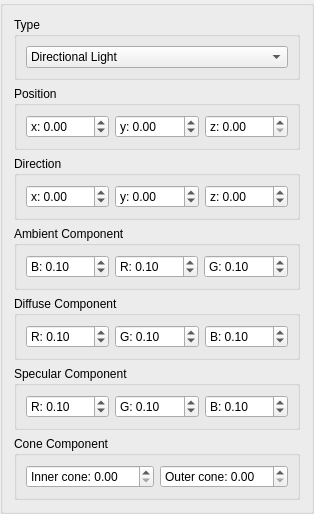
          <widget class="QGroupBox" name="groupBoxLight">
           <property name="title">
            <string/>
           </property>
           <layout class="QVBoxLayout" name="verticalLayout_13">
            <item>
             <widget class="QGroupBox" name="groupBox">
              <property name="title">
               <string>Type</string>
              </property>
              <layout class="QVBoxLayout" name="verticalLayout_14">
               <item>
                <widget class="QComboBox" name="cb_LightType">
                 <item>
                  <property name="text">
                   <string>Directional Light</string>
                  </property>
                 </item>
                 <item>
                  <property name="text">
                   <string>Point Light</string>
                  </property>
                 </item>
                 <item>
                  <property name="text">
                   <string>Spot Light</string>
                  </property>
                 </item>
                </widget>
               </item>
              </layout>
             </widget>
            </item>
            <item>
             <widget class="QGroupBox" name="groupBox_3">
              <property name="title">
               <string>Position</string>
              </property>
              <layout class="QHBoxLayout" name="horizontalLayout_11">
               <item>
                <widget class="QDoubleSpinBox" name="lightPositionX">
                 <property name="prefix">
                  <string>x: </string>
                 </property>
                 <property name="minimum">
                  <double>-100.000000000000000</double>
                 </property>
                 <property name="maximum">
                  <double>100.000000000000000</double>
                 </property>
                </widget>
               </item>
               <item>
                <widget class="QDoubleSpinBox" name="lightPositionY">
                 <property name="prefix">
                  <string>y: </string>
                 </property>
                 <property name="minimum">
                  <double>-100.000000000000000</double>
                 </property>
                 <property name="maximum">
                  <double>100.000000000000000</double>
                 </property>
                </widget>
               </item>
               <item>
                <widget class="QDoubleSpinBox" name="lightPositionZ">
                 <property name="prefix">
                  <string>z: </string>
                 </property>
                </widget>
               </item>
              </layout>
             </widget>
            </item>
            <item>
             <widget class="QGroupBox" name="groupBox_2">
              <property name="title">
               <string>Direction</string>
              </property>
              <layout class="QHBoxLayout" name="horizontalLayout_15">
               <item>
                <widget class="QDoubleSpinBox" name="lightDirectionX">
                 <property name="prefix">
                  <string>x: </string>
                 </property>
                 <property name="minimum">
                  <double>-100.000000000000000</double>
                 </property>
                 <property name="maximum">
                  <double>100.000000000000000</double>
                 </property>
                </widget>
               </item>
               <item>
                <widget class="QDoubleSpinBox" name="lightDirectionY">
                 <property name="prefix">
                  <string>y: </string>
                 </property>
                 <property name="minimum">
                  <double>-100.000000000000000</double>
                 </property>
                 <property name="maximum">
                  <double>100.000000000000000</double>
                 </property>
                </widget>
               </item>
               <item>
                <widget class="QDoubleSpinBox" name="lightDirectionZ">
                 <property name="prefix">
                  <string>z: </string>
                 </property>
                 <property name="minimum">
                  <double>-100.000000000000000</double>
                 </property>
                 <property name="maximum">
                  <double>100.000000000000000</double>
                 </property>
                </widget>
               </item>
              </layout>
             </widget>
            </item>
            <item>
             <widget class="QGroupBox" name="groupBox_4">
              <property name="title">
               <string>Ambient Component</string>
              </property>
              <layout class="QHBoxLayout" name="horizontalLayout_17">
               <item>
                <widget class="QDoubleSpinBox" name="lightAmbientB">
                 <property name="prefix">
                  <string>B: </string>
                 </property>
                 <property name="minimum">
                  <double>-100.000000000000000</double>
                 </property>
                 <property name="maximum">
                  <double>100.000000000000000</double>
                 </property>
                 <property name="singleStep">
                  <double>0.100000000000000</double>
                 </property>
                 <property name="value">
                  <double>0.100000000000000</double>
                 </property>
                </widget>
               </item>
               <item>
                <widget class="QDoubleSpinBox" name="lightAmbientR">
                 <property name="prefix">
                  <string>R: </string>
                 </property>
                 <property name="minimum">
                  <double>-100.000000000000000</double>
                 </property>
                 <property name="maximum">
                  <double>100.000000000000000</double>
                 </property>
                 <property name="singleStep">
                  <double>0.100000000000000</double>
                 </property>
                 <property name="value">
                  <double>0.100000000000000</double>
                 </property>
                </widget>
               </item>
               <item>
                <widget class="QDoubleSpinBox" name="lightAmbientG">
                 <property name="prefix">
                  <string>G: </string>
                 </property>
                 <property name="minimum">
                  <double>-100.000000000000000</double>
                 </property>
                 <property name="maximum">
                  <double>100.000000000000000</double>
                 </property>
                 <property name="singleStep">
                  <double>0.100000000000000</double>
                 </property>
                 <property name="value">
                  <double>0.100000000000000</double>
                 </property>
                </widget>
               </item>
              </layout>
             </widget>
            </item>
            <item>
             <widget class="QGroupBox" name="groupBox_9">
              <property name="title">
               <string>Diffuse Component</string>
              </property>
              <layout class="QHBoxLayout" name="horizontalLayout_26">
               <item>
                <widget class="QDoubleSpinBox" name="lightDiffuseR">
                 <property name="prefix">
                  <string>R: </string>
                 </property>
                 <property name="minimum">
                  <double>-100.000000000000000</double>
                 </property>
                 <property name="maximum">
                  <double>100.000000000000000</double>
                 </property>
                 <property name="singleStep">
                  <double>0.100000000000000</double>
                 </property>
                 <property name="value">
                  <double>0.100000000000000</double>
                 </property>
                </widget>
               </item>
               <item>
                <widget class="QDoubleSpinBox" name="lightDiffuseG">
                 <property name="prefix">
                  <string>G: </string>
                 </property>
                 <property name="minimum">
                  <double>-100.000000000000000</double>
                 </property>
                 <property name="maximum">
                  <double>100.000000000000000</double>
                 </property>
                 <property name="singleStep">
                  <double>0.100000000000000</double>
                 </property>
                 <property name="value">
                  <double>0.100000000000000</double>
                 </property>
                </widget>
               </item>
               <item>
                <widget class="QDoubleSpinBox" name="lightDiffuseB">
                 <property name="prefix">
                  <string>B: </string>
                 </property>
                 <property name="minimum">
                  <double>-100.000000000000000</double>
                 </property>
                 <property name="maximum">
                  <double>100.000000000000000</double>
                 </property>
                 <property name="singleStep">
                  <double>0.100000000000000</double>
                 </property>
                 <property name="value">
                  <double>0.100000000000000</double>
                 </property>
                </widget>
               </item>
              </layout>
             </widget>
            </item>
            <item>
             <widget class="QGroupBox" name="groupBox_10">
              <property name="title">
               <string>Specular Component</string>
              </property>
              <layout class="QHBoxLayout" name="horizontalLayout_19">
               <item>
                <widget class="QDoubleSpinBox" name="lightSpecularR">
                 <property name="prefix">
                  <string>R: </string>
                 </property>
                 <property name="minimum">
                  <double>-100.000000000000000</double>
                 </property>
                 <property name="maximum">
                  <double>100.000000000000000</double>
                 </property>
                 <property name="singleStep">
                  <double>0.100000000000000</double>
                 </property>
                 <property name="value">
                  <double>0.100000000000000</double>
                 </property>
                </widget>
               </item>
               <item>
                <widget class="QDoubleSpinBox" name="lightSpecularG">
                 <property name="prefix">
                  <string>G: </string>
                 </property>
                 <property name="minimum">
                  <double>-100.000000000000000</double>
                 </property>
                 <property name="maximum">
                  <double>100.000000000000000</double>
                 </property>
                 <property name="singleStep">
                  <double>0.100000000000000</double>
                 </property>
                 <property name="value">
                  <double>0.100000000000000</double>
                 </property>
                </widget>
               </item>
               <item>
                <widget class="QDoubleSpinBox" name="lightSpecularB">
                 <property name="prefix">
                  <string>B: </string>
                 </property>
                 <property name="minimum">
                  <double>-100.000000000000000</double>
                 </property>
                 <property name="maximum">
                  <double>100.000000000000000</double>
                 </property>
                 <property name="singleStep">
                  <double>0.100000000000000</double>
                 </property>
                 <property name="value">
                  <double>0.100000000000000</double>
                 </property>
                </widget>
               </item>
              </layout>
             </widget>
            </item>
            <item>
             <widget class="QGroupBox" name="groupBox_11">
              <property name="title">
               <string>Cone Component</string>
              </property>
              <layout class="QHBoxLayout" name="horizontalLayout_18">
               <item>
                <widget class="QDoubleSpinBox" name="lightInnerCone">
                 <property name="prefix">
                  <string>Inner cone: </string>
                 </property>
                </widget>
               </item>
               <item>
                <widget class="QDoubleSpinBox" name="lightOuterCone">
                 <property name="prefix">
                  <string>Outer cone: </string>
                 </property>
                </widget>
               </item>
              </layout>
             </widget>
            </item>
           </layout>
          </widget>
